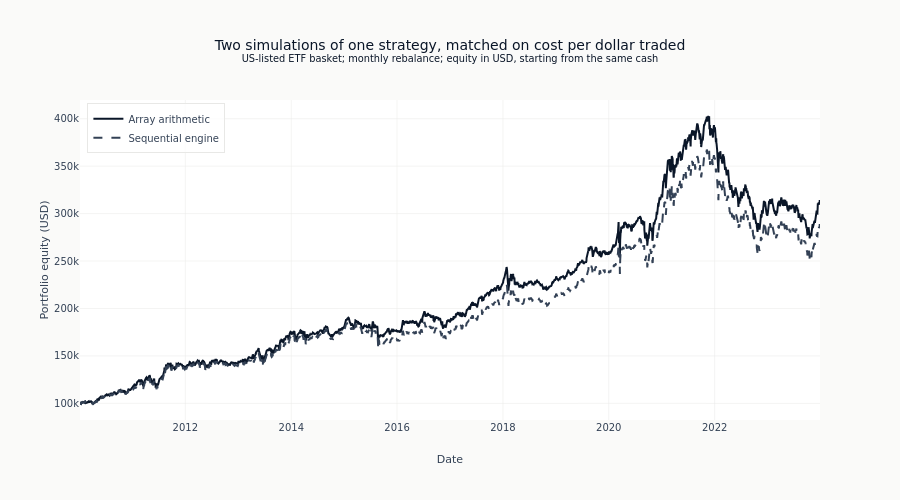

The cell this chart's notebook holds for it:
### Markdown cell above
## 7. What the gap looks like over time

The first chart puts both equity curves on one axis. The second plots the difference between
them, which is the only way to see a slowly widening gap between two lines that look identical.

### Code cell
fig = go.Figure()

fig.add_trace(
    go.Scatter(
        x=equity_vbt.index,
        y=equity_vbt,
        name="Array arithmetic",
        line=dict(color=COLORS["blue"], width=2),
    )
)

fig.add_trace(
    go.Scatter(
        x=equity_ml4t.index,
        y=equity_ml4t,
        name="Sequential engine",
        line=dict(color=COLORS["neutral"], width=2, dash="dash"),
    )
)

fig.update_layout(
    title=(
        "Two simulations of one strategy, matched on cost per dollar traded"
        "<br><sup>US-listed ETF basket; monthly rebalance; equity in USD, "
        "starting from the same cash</sup>"
    ),
    xaxis_title="Date",
    yaxis_title="Portfolio equity (USD)",
    height=500,
    legend=dict(yanchor="top", y=0.99, xanchor="left", x=0.01),
)
show_plotly_with_alt(
    fig,
    (
        "Line chart of portfolio equity in US dollars for one strategy under two simulators, "
        "the array-arithmetic run in solid navy and the sequential-engine run in dashed grey, "
        "both from the same starting capital on one axis. The two consume the same weights "
        "and the same prices; what differs is that one applies the weights as vectorized "
        "arithmetic over the whole panel and the other steps through sessions in order. Drawn "
        "on a shared axis to show what that difference in method does to the level."
    ),
)

### Figure 1 — Plotly figure (JSON) as saved in the notebook; plotly's stock layout.template omitted (floating-point values rounded to 4 significant figures; data arrays with more than 128 entries replaced by an {"elided": "..."} marker saying what was removed)
{"data": [{"line": {"color": "#0a1628", "width": 2}, "name": "Array arithmetic", "type": "scatter", "x": {"elided": "3522 str values"}, "y": {"elided": "3522 float values"}}, {"line": {"color": "#334155", "dash": "dash", "width": 2}, "name": "Sequential engine", "type": "scatter", "x": {"elided": "3522 str values"}, "y": {"elided": "3522 float values"}}], "layout": {"height": 500, "legend": {"x": 0.01, "xanchor": "left", "y": 0.99, "yanchor": "top"}, "title": {"text": "Two simulations of one strategy, matched on cost per dollar traded<br><sup>US-listed ETF basket; monthly rebalance; equity in USD, starting from the same cash</sup>"}, "xaxis": {"title": {"text": "Date"}}, "yaxis": {"title": {"text": "Portfolio equity (USD)"}}}}
